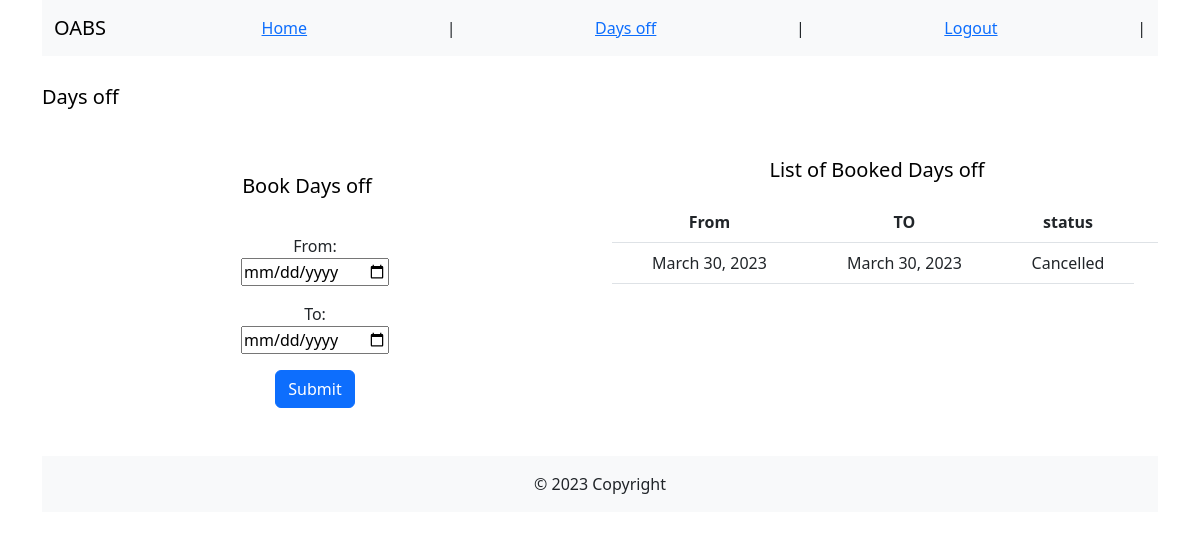
Page /appointment/request_daysoff/ (signed in) on the committed database.
### appointments_app/models.py (models this page shows, shortened)
class DaysOff(models.Model):
    doctor = models.ForeignKey(Doctor, on_delete=models.CASCADE)
    date_from = models.DateField(blank=False)
    date_till = models.DateField(blank=False)
    daysoff_status = models.ForeignKey(
        DaysOffStatus, on_delete=models.CASCADE, to_field='status', default='Booked')
    comment = models.CharField(max_length=256, blank=True)
    request_date = models.DateTimeField(default = timezone.now)
    class Meta:
        constraints = [models.UniqueConstraint(
            fields=['doctor', 'date_from', 'date_till'],
            name='unique_daysoff_record')]

class DaysOffStatus(models.Model):
    status = models.CharField(max_length=256, blank=False, unique=True)
    def __str__(self):
        return f'{self.status}'

### appointments_app/views.py (the view)
# urls.py: path('request_daysoff/',
@login_required(login_url='users_app:login_page')
def request_daysoff(request):
    try:
        doctor = Doctor.objects.get(user=request.user)
    except Doctor.DoesNotExist:
        return HttpResponseNotFound("Error: current user is not a doctor -- access denied.")
    if request.method == 'POST':
        form = forms.RequestDaysOffForm(request.POST)
        if not form.is_valid():
            messages.error(request, "Error: " + f'{form.errors}')
            return HttpResponseRedirect(reverse("appointments_app:request_daysoff"))
        date_from = form.cleaned_data['date_from']
        date_till = form.cleaned_data['date_till']
        if date_from > date_till:
            messages.error(
                request, "Error: the date From should be less than date To")
            return HttpResponseRedirect(reverse("users_app:home_page"))
        try:
            new_daysoff = form.save(commit=False)
            new_daysoff.doctor = doctor
            new_daysoff.save()
        except IntegrityError:
            messages.error(
                request, "Error: DB Integrity error - unable to create a daysoff record.")
            return HttpResponseRedirect(reverse("appointments_app:request_daysoff"))
        except Exception:
            messages.error(
                request, "Error: db internal error - unable to create a daysoff record.")
            return HttpResponseRedirect(reverse("appointments_app:request_daysoff"))
        messages.success(
            request, "Your days off have been successfully booked .")
        return HttpResponseRedirect(reverse("appointments_app:request_daysoff"))
    else:
        form = forms.RequestDaysOffForm()
    daysoff_list = models.DaysOff.objects.filter(
        doctor=doctor).order_by('-date_from')[:20]
    return render(request, 'request_daysoff.html', {'daysoff_form': form,
                                                    'daysoff_list': daysoff_list})

### appointments_app/forms.py
class RequestDaysOffForm(ModelForm):
    class Meta:
        model = DaysOff
        fields = ['date_from', 'date_till']

### appointments_app/templates/request_daysoff.html (shortened to what this page needs)
{% extends "./base.html" %}
{% block nav %}
{% include "./nav_doctor.html" %}
{% endblock %}
{% block content %}
<div class="row mt-3">
    <nav class="navbar navbar-light ">
        <div class="container-fluid">
            <span class="navbar-brand mb-1 h1">Days off</span>
        </div>
    </nav>
</div>
<div class="row mt-3">
    <div class="col  justify-content-center text-center">
        <div class="row mt-3">
            <nav class="navbar navbar-light ">
                <div class="container-fluid justify-content-center text-center">
                    <span class="navbar-brand mb-1 ">Book Days off</span>
                </div>
            </nav>
        </div>
        <form id='date_time_form' method='post'>
            <p>
            <div class="form-group">
                <label for="date_from">From: </label> <br>
                <input type="date" id="date_from" name="date_from" required />
            </div>
            </p>
            <p>
            <div class="form-group">
                <label for="date_till">To: </label> <br>
                <input type="date" id="date_till" name="date_till" required />
            </div>
            </p>
            <button type="submit" class="btn btn-primary" onclick="return checkform();">Submit</button>
        </form>
    </div>
    <div class="col justify-content-center text-center">
        <nav class="navbar navbar-light ">
            <div class="container-fluid justify-content-center text-center">
                <span class="navbar-brand mb-1 ">List of Booked Days off</span>
            </div>
        </nav>
        <table class="table">
            <thead>
                <tr>
                    <th scope="col">From</th>
                    <th scope="col">TO</th>
                    <th scope="col">status</th>
                    <th scope="col"></th>
                </tr>
            </thead>
            <tbody>
                {% for dayoff in daysoff_list %}
                <tr>
                    <td>{{ dayoff.date_from }}</td>
                    <td>{{ dayoff.date_till }}</td>
                    <td>{{ dayoff.daysoff_status }}</td>
                </tr>
                {% endfor %}
            </tbody>
        </table>
    </div>
</div>
{% endblock %}

### rows in the picture
DaysOff: date_from "March 30, 2023", date_till "March 30, 2023", daysoff_status "Cancelled"
